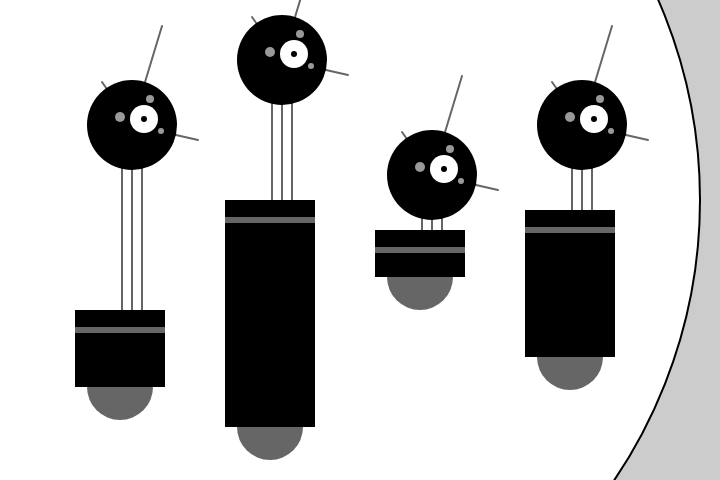
Frame 1 (no input)
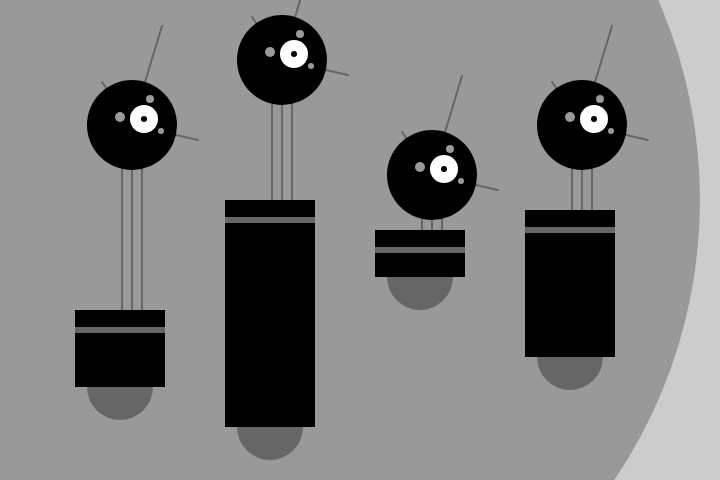
Frame 60 (no input)
Frame 120 (the mouse pressed at the canvas centre since frame 60): identical to frame 60, image omitted

The p5.js sketch that drew these frames (run headless with seeded random() and noise() and a simulated clock; from frame 60 on, the mouse is pressed at the canvas centre):

// p5.js sketch
// ── sketch.js
/*
 * Basic  Drawing Function
 * Yuli Cai/ caiyuli.com
 */

// Example: function, reusability, parameters
// 示例:函数的重复利用，参数输入
// 翻译自 Reas & Fry. O'Reilly / Make 2010

function setup() {
    createCanvas(720, 480);
    strokeWeight(2);
    ellipseMode(RADIUS);
}

function draw() {
    background(204);
    ellipse(200, 200, 500, 500);
    drawRobot(120, 420, 110, 140);
    drawRobot(270, 460, 260, 95);
    drawRobot(420, 310, 80, 10);
    drawRobot(570, 390, 180, 40);
}

function drawRobot(x, y, bodyHeight, neckHeight) {

    let radius = 45;
    let ny = y - bodyHeight - neckHeight - radius; // neckHeight Y

    // Neck 脖子
    stroke(102);
    line(x + 2, y - bodyHeight, x + 2, ny);
    line(x + 12, y - bodyHeight, x + 12, ny);
    line(x + 22, y - bodyHeight, x + 22, ny);

    // Antennae 触角
    line(x + 12, ny, x - 18, ny - 43);
    line(x + 12, ny, x + 42, ny - 99);
    line(x + 12, ny, x + 78, ny + 15);

    // Body 身体
    noStroke();
    fill(102);
    ellipse(x, y - 33, 33, 33);
    fill(0);
    rect(x - 45, y - bodyHeight, 90, bodyHeight - 33);
    fill(102);
    rect(x - 45, y - bodyHeight + 17, 90, 6);

    // Head 头部
    fill(0);
    ellipse(x + 12, ny, radius, radius);
    fill(255);
    ellipse(x + 24, ny - 6, 14, 14);
    fill(0);
    ellipse(x + 24, ny - 6, 3, 3);
    fill(153);
    ellipse(x, ny - 8, 5, 5);
    ellipse(x + 30, ny - 26, 4, 4);
    ellipse(x + 41, ny + 6, 3, 3);
}
